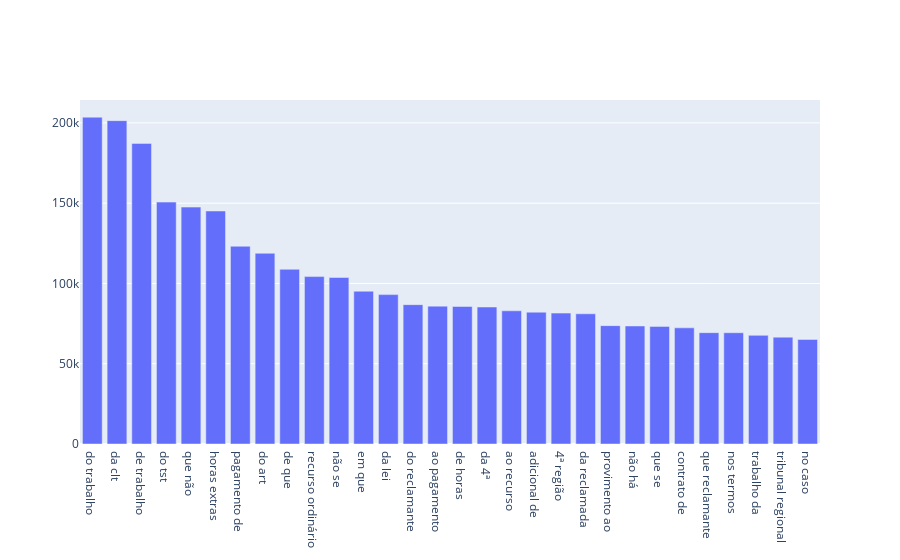

Write notebook code for a chart like this one.
### Code cell
trace = go.Bar(x=df3["INTEIRO_TEOR"], y=df3["QUANTIDADE"])
iplot({"data":[trace]})

### Figure 1 — Plotly figure (JSON) as saved in the notebook; plotly's stock layout.template omitted (floating-point values rounded to 4 significant figures)
{"data": [{"type": "bar", "x": ["do trabalho", "da clt", "de trabalho", "do tst", "que não", "horas extras", "pagamento de", "do art", "de que", "recurso ordinário", "não se", "em que", "da lei", "do reclamante", "ao pagamento", "de horas", "da 4ª", "ao recurso", "adicional de", "4ª região", "da reclamada", "provimento ao", "não há", "que se", "contrato de", "que reclamante", "nos termos", "trabalho da", "tribunal regional", "no caso"], "y": [203569, 201427, 187254, 150686, 147554, 145143, 123185, 118781, 108819, 104287, 103728, 95166, 93060, 86816, 85883, 85674, 85336, 82972, 82115, 81539, 81113, 73732, 73524, 73264, 72366, 69363, 69320, 67680, 66554, 65127]}], "layout": {"autosize": true, "xaxis": {"autorange": true, "range": [-0.5, 29.5], "type": "category"}, "yaxis": {"autorange": true, "range": [0, 214300.0], "type": "linear"}}}
